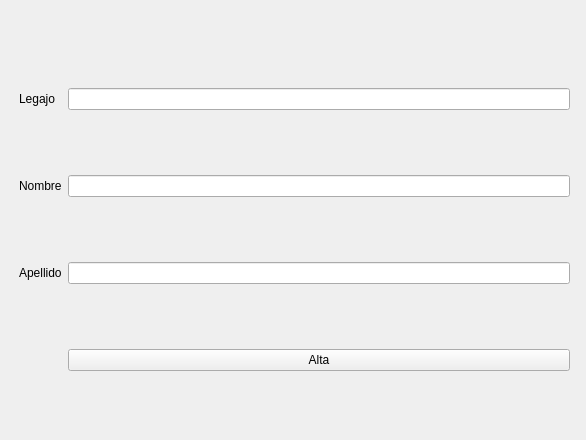
<?xml version="1.0" encoding="UTF-8"?>
<ui version="4.0">
 <class>Formulario</class>
 <widget class="QWidget" name="Formulario">
  <property name="geometry">
   <rect>
    <x>0</x>
    <y>0</y>
    <width>586</width>
    <height>440</height>
   </rect>
  </property>
  <property name="windowTitle">
   <string>Form</string>
  </property>
  <widget class="QWidget" name="gridLayoutWidget">
   <property name="geometry">
    <rect>
     <x>19</x>
     <y>29</y>
     <width>551</width>
     <height>401</height>
    </rect>
   </property>
   <layout class="QGridLayout" name="gridLayout">
    <item row="0" column="1">
     <widget class="QLineEdit" name="leLegajo"/>
    </item>
    <item row="2" column="0">
     <widget class="QLabel" name="lApellido">
      <property name="text">
       <string>Apellido</string>
      </property>
     </widget>
    </item>
    <item row="2" column="1">
     <widget class="QLineEdit" name="leApellido"/>
    </item>
    <item row="1" column="1">
     <widget class="QLineEdit" name="leNombre"/>
    </item>
    <item row="1" column="0">
     <widget class="QLabel" name="lNombre">
      <property name="text">
       <string>Nombre</string>
      </property>
     </widget>
    </item>
    <item row="0" column="0">
     <widget class="QLabel" name="lLegajo">
      <property name="text">
       <string>Legajo</string>
      </property>
     </widget>
    </item>
    <item row="3" column="1">
     <widget class="QPushButton" name="Alta">
      <property name="text">
       <string>Alta</string>
      </property>
     </widget>
    </item>
   </layout>
  </widget>
 </widget>
 <resources/>
 <connections/>
</ui>
